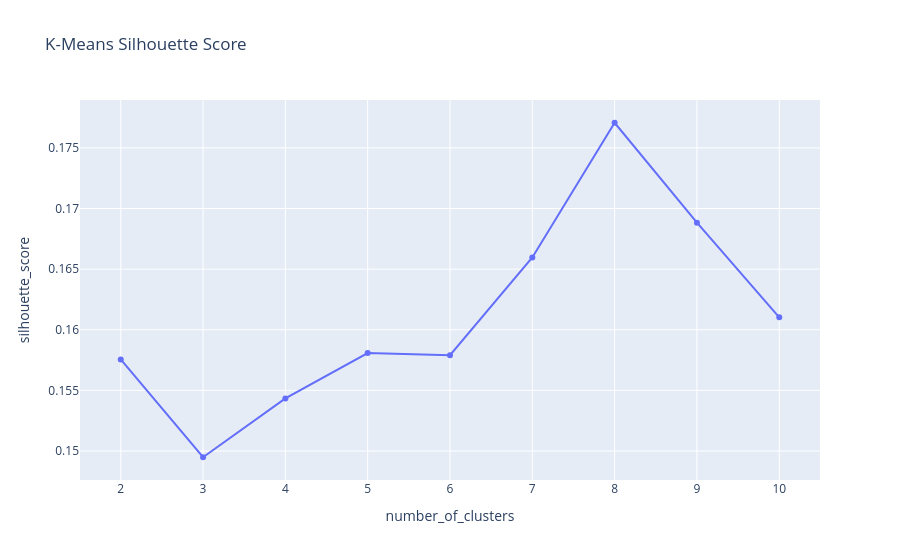
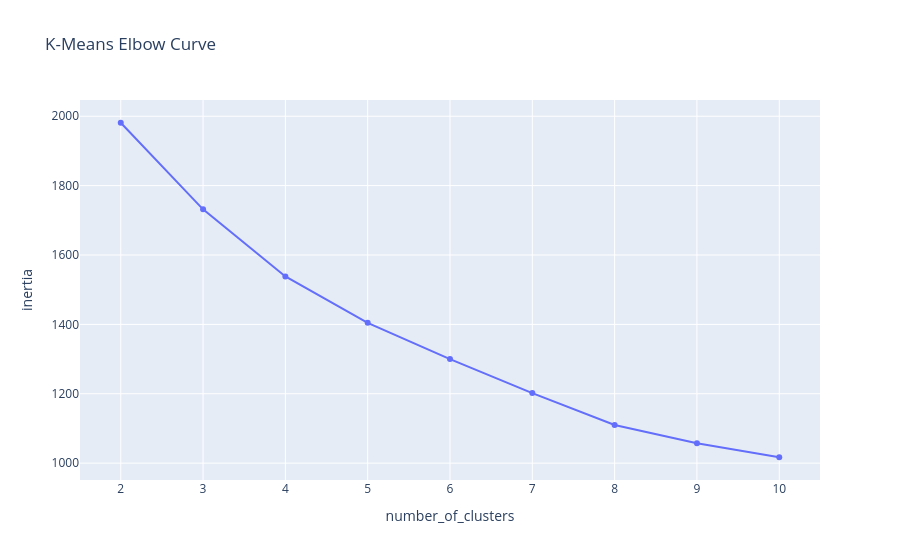

Here is the notebook cell these charts were saved with, in order:
### Code cell
#clusterselection - metrics plot

fig = px.line(
    kmeans_evaluation_df,
    x="number_of_clusters",
    y="silhouette_score",
    markers=True,
    title="K-Means Silhouette Score",
)

fig.show()
fig.write_html(
    CHART_DIR / "kmeans_silhouette_scores.html"
)

fig = px.line(
    kmeans_evaluation_df,
    x="number_of_clusters",
    y="inertia",
    markers=True,
    title="K-Means Elbow Curve",
)

fig.show()
fig.write_html(
    CHART_DIR / "kmeans_elbow_curve.html"
)

### Figure 1 — Plotly figure (JSON) as saved in the notebook; plotly's stock layout.template omitted (floating-point values rounded to 4 significant figures)
{"data": [{"hovertemplate": "number_of_clusters=%{x}<br>silhouette_score=%{y}<extra></extra>", "legendgroup": "", "line": {"color": "#636efa", "dash": "solid"}, "marker": {"symbol": "circle"}, "mode": "lines+markers", "name": "", "orientation": "v", "showlegend": false, "type": "scatter", "x": [2, 3, 4, 5, 6, 7, 8, 9, 10], "xaxis": "x", "y": [0.1576, 0.1495, 0.1543, 0.1581, 0.1579, 0.166, 0.1771, 0.1688, 0.161], "yaxis": "y"}], "layout": {"legend": {"tracegroupgap": 0}, "title": {"text": "K-Means Silhouette Score"}, "xaxis": {"anchor": "y", "domain": [0, 1], "title": {"text": "number_of_clusters"}}, "yaxis": {"anchor": "x", "domain": [0, 1], "title": {"text": "silhouette_score"}}}}

### Figure 2 — Plotly figure (JSON) as saved in the notebook; plotly's stock layout.template omitted (floating-point values rounded to 4 significant figures)
{"data": [{"hovertemplate": "number_of_clusters=%{x}<br>inertia=%{y}<extra></extra>", "legendgroup": "", "line": {"color": "#636efa", "dash": "solid"}, "marker": {"symbol": "circle"}, "mode": "lines+markers", "name": "", "orientation": "v", "showlegend": false, "type": "scatter", "x": [2, 3, 4, 5, 6, 7, 8, 9, 10], "xaxis": "x", "y": [1981.0, 1732.0, 1538.0, 1405.0, 1300.0, 1202.0, 1110.0, 1057.0, 1017.0], "yaxis": "y"}], "layout": {"legend": {"tracegroupgap": 0}, "title": {"text": "K-Means Elbow Curve"}, "xaxis": {"anchor": "y", "domain": [0, 1], "title": {"text": "number_of_clusters"}}, "yaxis": {"anchor": "x", "domain": [0, 1], "title": {"text": "inertia"}}}}
